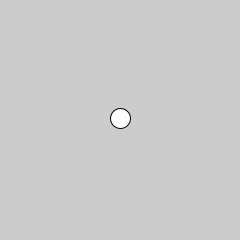
Frame 1 (no input)
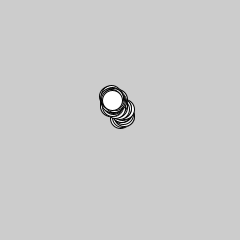
Frame 60 (the mouse pressed at the canvas centre just before this capture)
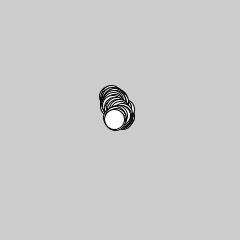
Frame 120 (the mouse held since frame 60 and released just before this capture)

The Processing sketch that drew these frames (run headless with seeded random() and noise(); from frame 60 on, the mouse is pressed at the canvas centre):

// Processing sketch: sketch_200320g
// ── sketch_200320g.pde
float speed = 2.5;
int diameter = 20;
float x;
float y;

void setup()
{
  size(240, 240);
  x = width/2;
  y = height/2;
}

void draw()
{
  x += random(-speed, speed);
  y += random(-speed, speed);
  
  ellipse(x, y, diameter, diameter);
}
